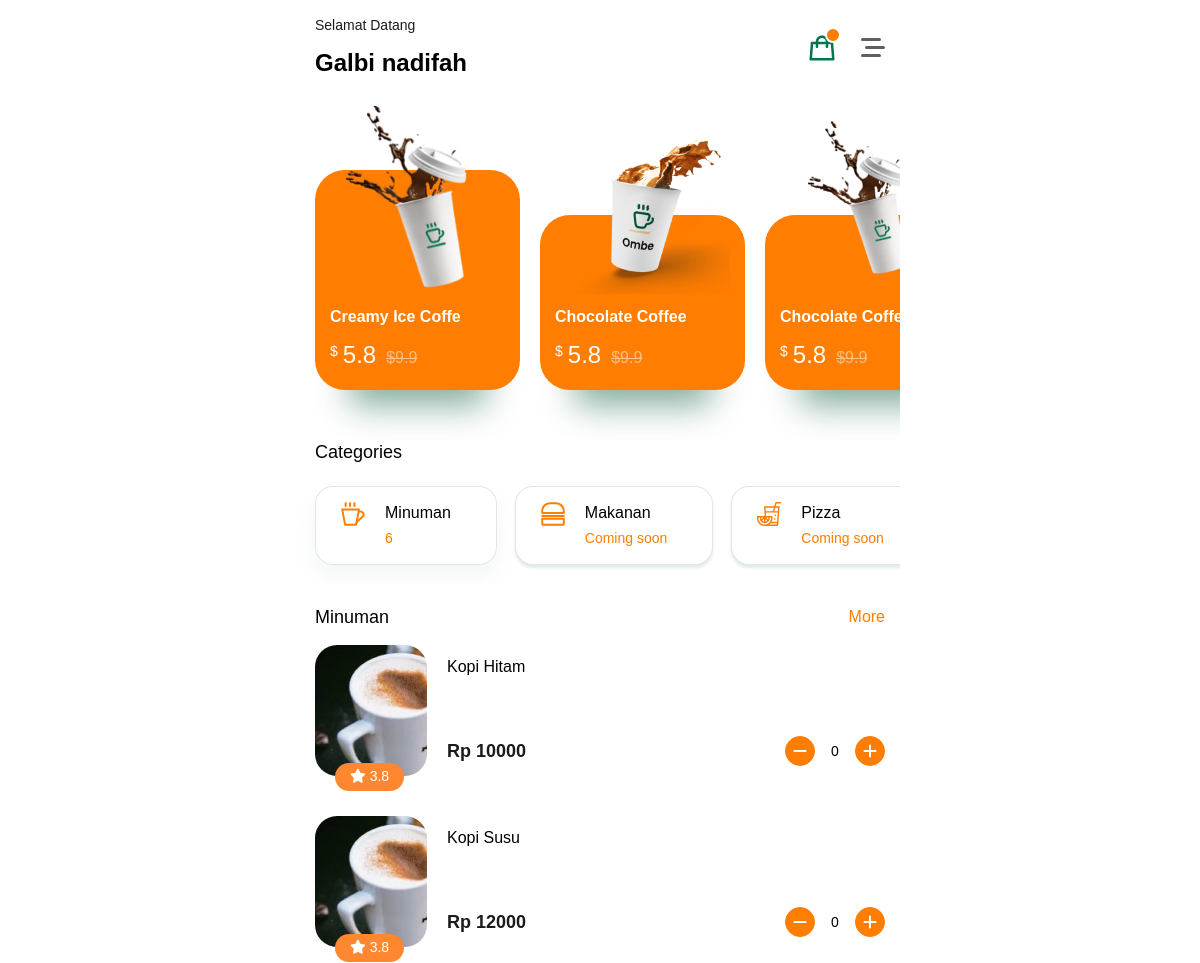
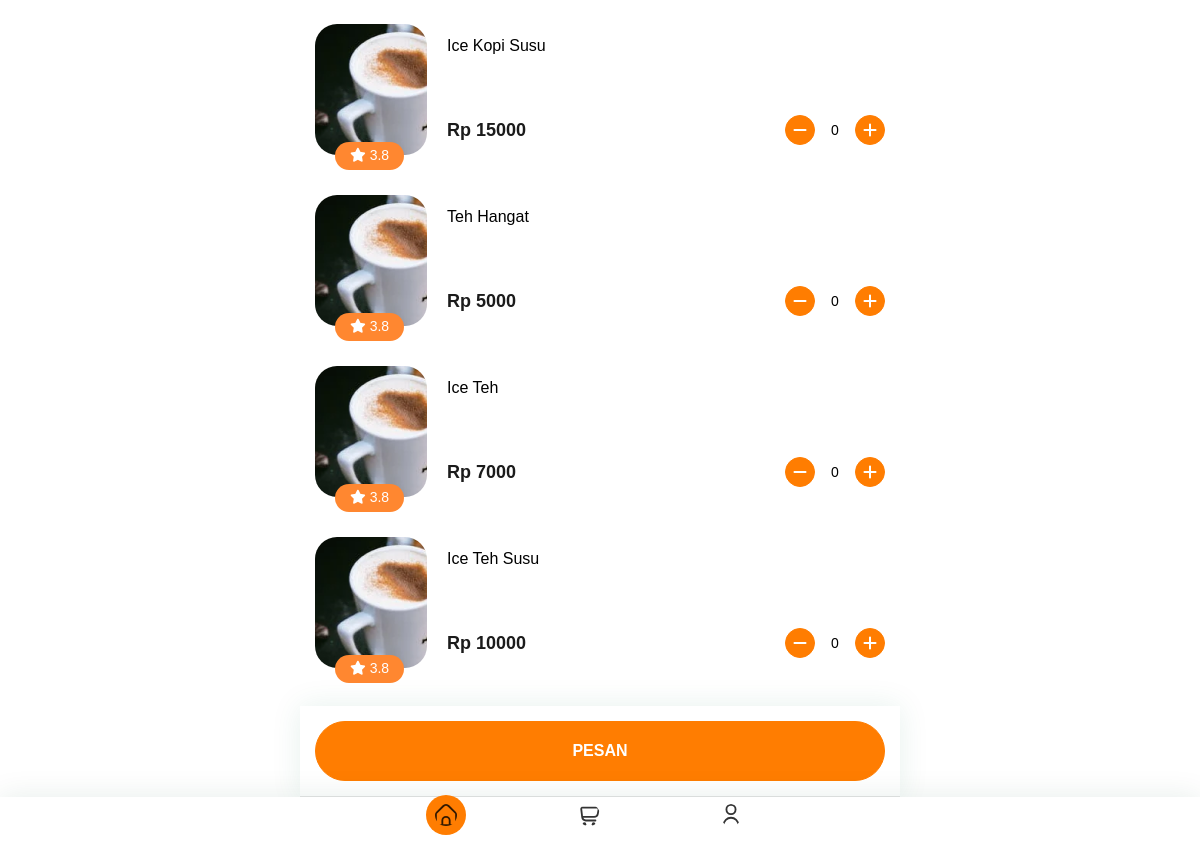
The page / (signed in) on the database its author committed (2 pictures, top to bottom).
### app/models.py (models this page shows, shortened)
class Admin(UserMixin, db.Model):
    id = db.Column(db.Integer, primary_key=True)
    username = db.Column(db.String(64), index=True)
    password_hash = db.Column(db.String(168))
    role = db.Column(db.String(12), default="user")
    alamat = db.Column(db.String(64))
    email = db.Column(db.String(64))
    telp = db.Column(db.String(15))

class Coffe(db.Model):
    id = db.Column(db.Integer, primary_key=True)
    nama = db.Column(db.String(42), index=True)
    harga = db.Column(db.Integer)
    rating = db.Column(db.Integer)

### app/routes.py (the view)
@app.route('/', methods=['GET','POST'])
@login_required
def index():
    menu = Coffe.query.all()
    print(menu)
    if request.method == 'POST':
        data = request.get_json()
        print(data)
        session['data_checkout'] = data
        return jsonify({"status": "Data received", "data": data}), 200
    return render_template('index.html', title='index', menu=menu, len=len)

### app/models.py (called while the page is built)
@login.user_loader
def load_user(id):
    return Admin.query.get(int(id))

### app/templates/index.html (shortened to what this page needs)
{% extends "_base.html" %}
{% block content %}
<div class="page-wrapper">
	<div class="sidebar dz-floting-sidebar">
		<div class="sidebar-header">
			<div class="app-logo">
			</div>
			<div class="title-bar mb-0">
				<h4 class="title font-w600">MaComing soon</h4>
			</div>
		</div>
		<ul class="nav navbar-nav">
			<li>
				<a class="nav-link active" href="https://ombe.dexignzone.com/bootstrap/xhtml/index.html">
					<span class="dz-icon">
					</span>
					<span>Home</span>
				</a>
			</li>
			<li>
				<a class="nav-link" href="https://ombe.dexignzone.com/bootstrap/xhtml/my-order.html">
					<span class="dz-icon">
					</span>
					<span>My Order</span>
				</a>
			</li>
			<li>
				<a class="nav-link" href="https://ombe.dexignzone.com/bootstrap/xhtml/payment.html">
					<span class="dz-icon">
					</span>
					<span>Transactions</span>
				</a>
			</li>
			<li>
				<a class="nav-link" href="https://ombe.dexignzone.com/bootstrap/xhtml/pages.html">
					<span class="dz-icon">
					</span>
					<span>Pages</span>
				</a>
			</li>
			<li>
				<a class="nav-link" href="https://ombe.dexignzone.com/bootstrap/xhtml/components.html">
					<span class="dz-icon">
					</span>
					<span>Components</span>
				</a>
			</li>
			<li>
				<a class="nav-link" href="#">
					<span class="dz-icon">
					</span>
					<span>Products</span>
				</a>
			</li>
			<li>
				<a class="nav-link" href="#">
					<span>Chat List</span>
				</a>
			</li>
			<li>
				<a class="nav-link" href="#">
					<span class="dz-icon">
					</span>
					<span>Profile</span>
				</a>
			</li>
			<li>
				<a class="nav-link" href="#">
					<span class="dz-icon">
					</span>
					<span>Logout</span>
				</a>
			</li>
		</ul>
		<div class="sidebar-bottom">
			<div class="dz-mode">
				<div class="theme-btn">
				</div>
			</div>
			<div class="app-info">
				<h6 class="name">Ombe Coffee Shop</h6>
				<span class="ver-info">App Version 1.1</span>
			</div>
        </div>
    </div>
	<div class="dz-nav-floting">
		<header class="header py-2 mx-auto">
			<div class="header-content">
				<div class="left-content">
					<div class="info">
						<p class="text m-b10">Selamat Datang</p>
						<h3 class="title">{{ current_user.username }}</h3>
					</div>
				</div>
				<div class="right-content d-flex align-items-center gap-4">
					<a href="#" class="notification-badge font-20 badge-active">
					</a>
					<a href="javascript:void(0);" class="icon dz-floating-toggler">
						<svg width="24" height="24" viewBox="0 0 24 24" fill="none" xmlns="http://www.w3.org/2000/svg">
							<rect y="2" width="20" height="3" rx="1.5" fill="#5F5F5F"></rect>
							<rect y="18" width="20" height="3" rx="1.5" fill="#5F5F5F"></rect>
							<rect x="4" y="10" width="20" height="3" rx="1.5" fill="#5F5F5F"></rect>
						</svg>
					</a>
				</div>
			</div>
		</header>
		<main class="page-content bg-white p-b60">
			<div class="container">
				<div class="swiper overlay-swiper1 swiper-initialized swiper-horizontal swiper-backface-hidden">
					<div class="swiper-wrapper" id="swiper-wrapper-c1e796671f6fd8e3" aria-live="off" style="transition-duration: 0ms; transform: translate3d(-450px, 0px, 0px); transition-delay: 0ms;">
						<div class="swiper-slide swiper-slide-prev" style="margin-right: 20px;" role="group" aria-label="3 / 5" data-swiper-slide-index="2">
							<div class="dz-card-overlay style-1">
								<div class="dz-media">
									<a href="#">
										<img src="{{ url_for('static', filename='/pic2.png')}}" alt="image">
									</a>
								</div>
								<div class="dz-info">
									<h6 class="title"><a href="#">Creamy Ice Coffe</a></h6>
									<ul class="dz-meta">
										<li class="dz-price"><sup>$</sup>5.8<del>$9.9</del></li>
									</ul>
								</div>
							</div>
						</div><div class="swiper-slide swiper-slide-active" style="margin-right: 20px;" role="group" aria-label="4 / 5" data-swiper-slide-index="3">
							<div class="dz-card-overlay style-1">
								<div class="dz-media">
									<a href="#">
										<img src="{{ url_for('static', filename='/pic1.png')}}" alt="image">
									</a>
								</div>
								<div class="dz-info">
									<h6 class="title"><a href="#">Chocolate Coffee</a></h6>
									<ul class="dz-meta">
										<li class="dz-price"><sup>$</sup>5.8<del>$9.9</del></li>
									</ul>
								</div>
							</div>
						</div><div class="swiper-slide swiper-slide-next" style="margin-right: 20px;" role="group" aria-label="5 / 5" data-swiper-slide-index="4">
							<div class="dz-card-overlay style-1">
								<div class="dz-media">
									<a href="#">
										<img src="{{ url_for('static', filename='/pic2.png')}}" alt="image">
									</a>
								</div>
								<div class="dz-info">
									<h6 class="title"><a href="#">Chocolate Coffee</a></h6>
									<ul class="dz-meta">
										<li class="dz-price"><sup>$</sup>5.8<del>$9.9</del></li>
									</ul>
								</div>
							</div>
						</div></div>
				</div>
				<div class="title-bar mb-0">
					<h5 class="title">Categories</h5>
				</div>
				<div class="swiper categories-swiper dz-swiper m-b20 swiper-initialized swiper-horizontal swiper-backface-hidden">
					<div class="swiper-wrapper" id="swiper-wrapper-ca9dde45106e10cd95" aria-live="polite">
						<div class="swiper-slide swiper-slide-active" style="margin-right: 18px;" role="group" aria-label="1 / 5" data-swiper-slide-index="0">
							<div class="dz-categories-bx">
								<div class="icon-bx">
									<a href="#">
									</a>
								</div>
								<div class="dz-content">
									<h6 class="title"><a href="#">Minuman</a></h6>
									<span class="menus text-primary">{{ len(menu) }}</span>
								</div>
							</div>
						</div>
						<div class="swiper-slide swiper-slide-next" style="margin-right: 18px;" role="group" aria-label="2 / 5" data-swiper-slide-index="1">
							<div class="dz-categories-bx">
								<div class="icon-bx">
									<a href="#">
									</a>
								</div>
								<div class="dz-content">
									<h6 class="title"><a href="#">Makanan</a></h6>
									<span class="menus text-primary">Coming soon</span>
								</div>
							</div>
						</div>
						<div class="swiper-slide" style="margin-right: 18px;" role="group" aria-label="3 / 5" data-swiper-slide-index="2">
							<div class="dz-categories-bx">
								<div class="icon-bx">
									<a href="#">
									</a>
								</div>
								<div class="dz-content">
									<h6 class="title"><a href="#">Pizza</a></h6>
									<span class="menus text-primary">Coming soon</span>
								</div>
							</div>
						</div>
					</div>
				</div>
				<div class="title-bar">
					<h5 class="title">Minuman</h5>
					<a href="#">More</a>
				</div>
				<ul class="featured-list">
					{% for isi in menu %}
					<li>
						<div class="dz-card list">
							<div class="dz-media">
								<a href="#"><img src="{{ url_for('static', filename='/product4.jpg')}}" alt=""></a>
								<div class="dz-rating"><i class="fa fa-star"></i> 3.8</div>
							</div>
							<div class="dz-content">
								<div class="dz-head">
									<h6 class="title"><a href="#">{{ isi.nama }}  </a></h6>
								</div>
								<ul class="dz-meta">
									<li class="dz-price flex-1">Rp {{ isi.harga }}</li>
										<div class="dz-stepper style-2">
											<div class="input-group bootstrap-touchspin bootstrap-touchspin-injected">
												<span class="input-group-btn input-group-prepend">
												</span>
												<input readonly="readonly" class="stepper form-control" id="{{isi.id}}" type="text" value="0" name="demo3">
												<span class="input-group-btn input-group-append">
												</span>
											</div>
										</div>
								</ul>
							</div>
						</div>
					</li>
					{% endfor %}
					<li>
						<div class="dz-card list">
							<div class="footer-fixed-btn border-bottom">
								<a onclick="pesan()" class="btn btn-lg btn-thin btn-primary w-100 gap-1 rounded-xl">Pesan</b></a>
							</div>
						</div>
					</li>
				</ul>
			</div>
		</main>
		{% include "_footernav.html" %}
	</div>
</div>
</body>
{% endblock %}

### app/templates/_base.html (shortened to what this page needs)
<!DOCTYPE html>
<html lang="en"><head>
	<link href="{{url_for('static', filename='/css/bootstrap-select.min.css')}}" rel="stylesheet">
	<link rel="stylesheet" href="{{url_for('static', filename='/css/jquery.bootstrap-touchspin.min.css')}}">
	<link rel="stylesheet" href="{{url_for('static', filename='/css/swiper-bundle.min.css')}}">
    <link rel="stylesheet" type="text/css" href="{{url_for('static', filename='css/style.css')}}">
	<link href="{{url_for('static',filename='/css/css2.css')}}" rel="stylesheet">
</head>
{% block content %} {% endblock %}
</html>

### app/templates/_footernav.html
		<div class="menubar-area footer-fixed">
			<div class="toolbar-inner menubar-nav">
                {% if title == 'index' %}
				    <a href="{{url_for('index')}}" class="nav-link active">
                {% else %}
    				<a href="{{url_for('index')}}" class="nav-link">
                {% endif %}
					<i class="cstm-home"></i>
				</a>
                {% if title == 'pesanan' %}
				<a href="{{url_for('pesanan')}}" class="nav-link active">
                {% else %}
				<a href="{{url_for('pesanan')}}" class="nav-link">
                {% endif %}
					<i class="cstm-shopping-cart"></i>
				</a>
                {% if title == 'profile' %}
				<a href="{{ url_for('profile')}}" class="nav-link active">
                {% else %}
                    <a href="{{ url_for('profile')}}" class="nav-link">
                {% endif %}
					<i class="cstm-user"></i>
				</a>
			</div>
		</div>

### rows shown on the page
Admin: username "Galbi nadifah"
Coffe: nama "Kopi Hitam", harga "10000"
Coffe: nama "Kopi Susu", harga "12000"
Coffe: nama "Ice Kopi Susu", harga "15000"
Coffe: nama "Teh Hangat", harga "5000"
Coffe: nama "Ice Teh", harga "7000"
Coffe: nama "Ice Teh Susu", harga "10000"

### other values the page prints
{{ len(menu) }} "6"
